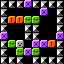

Below is a game level as drawn by its tile map, then a one-line description and the .tmx file that defines it, in full:
An orthogonal 8x8 tile map with 8x8 px tiles, 1 tile layer (base).

<map version="1.5" tiledversion="1.7.0" orientation="orthogonal" renderorder="right-down" width="8" height="8" tilewidth="8" tileheight="8" infinite="0" nextlayerid="2" nextobjectid="1">
 <tileset firstgid="1" source="../../dev/editor_tiles.tsx" />
 <layer id="1" name="base" width="8" height="8">
  <data encoding="csv">
1,1,1,4,1,1,1,1,
1,0,0,0,0,4,0,1,
1,6,6,3,3,0,0,1,
1,0,0,1,1,0,0,1,
4,0,0,1,1,0,0,4,
1,3,2,0,4,4,6,1,
1,0,3,4,3,0,0,1,
1,1,1,0,1,1,1,1
</data>
 </layer>
</map>
